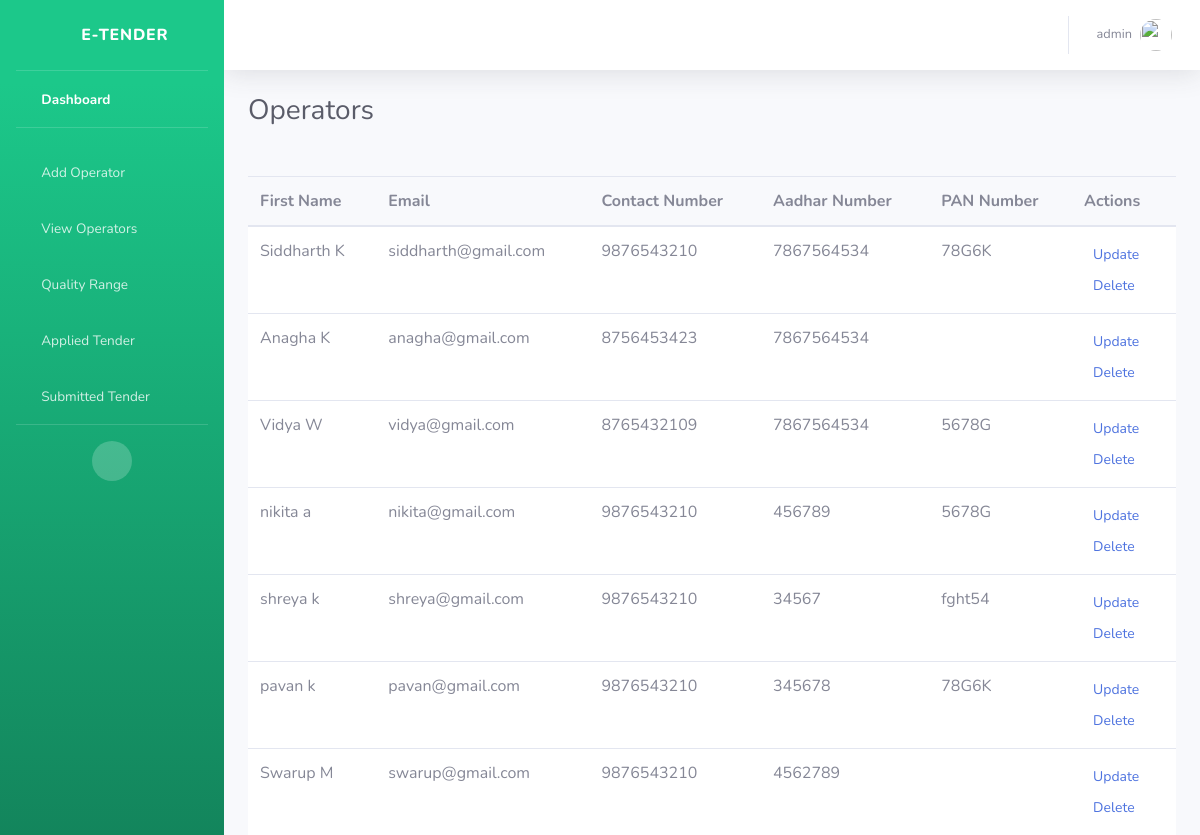
Page /operators_list (signed in) on the committed database.
### users/models.py (models this page shows)
class NewUser(AbstractUser):
    user_type = models.CharField(max_length=100, default='operator')
    phone_no = models.CharField(max_length=100)
    adhar_no = models.CharField(max_length=30)
    pan_no = models.CharField(max_length=40, null=True)

### users/views.py (the view)
# urls.py: path('operators_list',views.operators_list,name='operators_list'),
@login_required
def operators_list(request):
    if request.user.user_type != 'admin':
        return HttpResponseForbidden()
    obj = NewUser.objects.filter(user_type='operator')
    context = {
    'obj':obj
    }
    return render(request,'operators_list.html',context)

### users/templates/operators_list.html (shortened to what this page needs)
{% extends 'base.html' %}
{% block content %}
<div class="container-fluid">
                    <div class="d-sm-flex align-items-center justify-content-between mb-4">
                        <h1 class="h3 mb-0 text-gray-800">Operators</h1>
                    </div><br>
<table class="table align-middle mb-0 bg-white" id="myTable">
  <thead class="bg-light">
    <tr>
      <th>First Name</th>
      <th>Email</th>
      <th>Contact Number</th>
      <th>Aadhar Number</th>
      <th>PAN Number</th>
      <th>Actions</th>
    </tr>
  </thead>
  <tbody>
{% for x in obj %}
    <tr>
      <td>
        <div class="d-flex align-items-center">
          <div class="ms-3">
            <p class="fw-bold mb-1">{{x.first_name}} {{x.last_name}}</p>
          </div>
        </div>
      </td>
      <td>
        <p class="fw-normal mb-1">{{x.email}}</p>
      </td>
      <td>{{x.phone_no}}</td>
      <td>{{x.adhar_no}}</td>
        <td>{{x.pan_no}}</td>
      <td>
        <a href="update_operator/{{x.id}}">
        <button type="button" class="btn btn-link btn-sm btn-rounded">
          Update
        </button>
        </a>
          <form method="POST" action="{% url 'delete_operator' x.pk %}">
        <button type="submit" class="btn btn-link btn-sm btn-rounded">
          Delete
        </button>
          </form>
      </td>
    </tr>
    {% endfor %}
  </tbody>
</table>
</div>
{% endblock %}

### users/templates/base.html (shortened to what this page needs)
<!DOCTYPE html>
<html lang="en">
<head>
    <link href="/media/assets/vendor/fontawesome-free/css/all.min.css" rel="stylesheet" type="text/css">
    <link href="/media/assets/css/sb-admin-2.min.css" rel="stylesheet">
</head>
<body id="page-top">
    <div id="wrapper">
        <ul class="navbar-nav bg-gradient-success sidebar sidebar-dark accordion" id="accordionSidebar">
            <a class="sidebar-brand d-flex align-items-center justify-content-center" href="/index">
                <div class="sidebar-brand-icon rotate-n-15">
                    <i class="fas fa-calculator"></i>
                </div>
                <div class="sidebar-brand-text mx-3">E-Tender</div>
            </a>
            <hr class="sidebar-divider my-0">
            <li class="nav-item active">
                <a class="nav-link" href="/index">
                    <i class="fas fa-fw fa-tachometer-alt"></i>
                    <span>Dashboard</span></a>
            </li>
            <hr class="sidebar-divider">
            <li class="nav-item">
                <a class="nav-link" href="/add_operator">
                    <i class="fas fa-fw fa-user"></i>
                    <span>Add Operator</span></a>
            </li>
            <li class="nav-item">
                <a class="nav-link" href="/operators_list">
                    <i class="fas fa-fw fa-user"></i>
                    <span>View Operators</span></a>
            </li>
            <li class="nav-item">
                <a class="nav-link" href="/quality_range">
                    <i class="fas fa-fw fa-table"></i>
                    <span>Quality Range</span></a>
            </li>
            <li class="nav-item">
                <a class="nav-link" href="/applied_tender">
                    <i class="fas fa-fw fa-table"></i>
                    <span>Applied Tender</span></a>
            </li>
            <li class="nav-item">
                <a class="nav-link" href="/submitted_tender">
                    <i class="fas fa-fw fa-table"></i>
                    <span>Submitted Tender</span></a>
            </li>
            <hr class="sidebar-divider d-none d-md-block">
            <div class="text-center d-none d-md-inline">
                <button class="rounded-circle border-0" id="sidebarToggle"></button>
            </div>
        </ul>
        <div id="content-wrapper" class="d-flex flex-column">
            <div id="content">
                <nav class="navbar navbar-expand navbar-light bg-white topbar mb-4 static-top shadow">
                    <ul class="navbar-nav ml-auto">
                        <li class="nav-item dropdown no-arrow">
                            <a class="nav-link dropdown-toggle" href="#" id="userDropdown" role="button"
                                data-toggle="dropdown" aria-haspopup="true" aria-expanded="false">
                                <span class="mr-2 d-none d-lg-inline text-gray-600 small">{{user}}</span>
                                <img class="img-profile rounded-circle"
                                    src="/media/assets/img/undraw_profile.svg">
                            </a>
                        </li>
                    </ul>
                </nav>
                {% block content %}
                {% endblock %}
            </body>
            </html>

### rows in the picture
NewUser: username "admin"
NewUser: first_name "Siddharth", last_name "K", email "siddharth@gmail.com", phone_no "9876543210", adhar_no "7867564534", pan_no "78G6K"
NewUser: first_name "Anagha", last_name "K", email "anagha@gmail.com", phone_no "8756453423", adhar_no "7867564534"
NewUser: first_name "Vidya", last_name "W", email "vidya@gmail.com", phone_no "8765432109", adhar_no "7867564534", pan_no "5678G"
NewUser: first_name "nikita", last_name "a", email "nikita@gmail.com", phone_no "9876543210", adhar_no "456789", pan_no "5678G"
NewUser: first_name "shreya", last_name "k", email "shreya@gmail.com", phone_no "9876543210", adhar_no "34567", pan_no "fght54"
NewUser: first_name "pavan", last_name "k", email "pavan@gmail.com", phone_no "9876543210", adhar_no "345678", pan_no "78G6K"
NewUser: first_name "Swarup", last_name "M", email "swarup@gmail.com", phone_no "9876543210", adhar_no "4562789"
